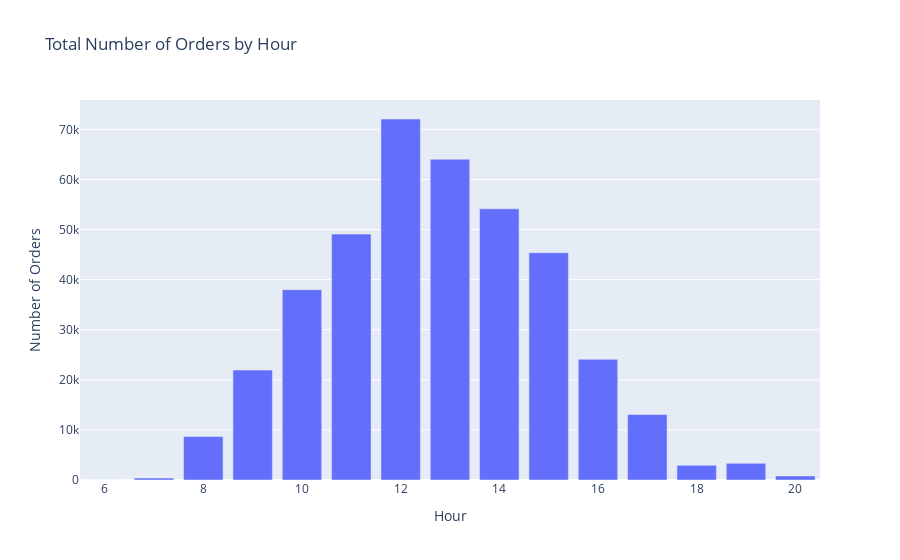

This figure's notebook cell:
### Markdown cell above
<p style="font-size: 16px; font-family: Arial; line-height: 1.5; color: #222;">
<b>The bar chart above shows that Thursday tends to be the busiest day for online orders  </b>

### Code cell
#Create bar chart to show number of orders by hour in day

orders_by_hour = df_new.groupby('hour')['invoice_no'].count().reset_index(name='count')
fig = go.Figure(go.Bar(
            x=orders_by_hour['hour'],
            y=orders_by_hour['count'],
            ))
fig.update_layout(title='Total Number of Orders by Hour', xaxis_title='Hour', yaxis_title='Number of Orders')
fig.show()

### Figure 1 — Plotly figure (JSON) as saved in the notebook; plotly's stock layout.template omitted (floating-point values rounded to 4 significant figures)
{"data": [{"type": "bar", "x": [6, 7, 8, 9, 10, 11, 12, 13, 14, 15, 16, 17, 18, 19, 20], "y": [1, 379, 8691, 21945, 37999, 49092, 72069, 64031, 54127, 45372, 24093, 13072, 2929, 3322, 802]}], "layout": {"title": {"text": "Total Number of Orders by Hour"}, "xaxis": {"title": {"text": "Hour"}}, "yaxis": {"title": {"text": "Number of Orders"}}}}
